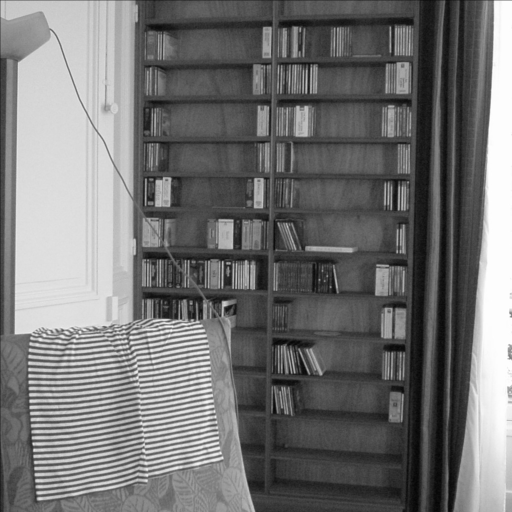
%> input picture Subpixel/TP/TP2/codes/images/room.pgm, 512 x 512 px
$ octave main.m   (GNU Octave 9; MATLAB toolbox functions it lacks are replaced by stand-ins)
%> lines starting %> are read from the running program, lines starting %| are printed output that depends on the picture
### Subpixel/TP/TP2/codes/gradn_bilateral.m
function [ v ] = gradn_bilateral( u )
%This function calculates the bilateral gradient of an image
    [m, n] = size(u);
    v = sqrt((u(3:m, 2:n-1) - u(1:m-2, 2:n-1)).^2 + (u(2:m-1, 3:n) - u(2:m-1, 1:n-2)).^2);

end

### Subpixel/TP/TP2/codes/iptools/fftzoom.m
function v = fftzoom(u,z)
%------------------------------ FFTZOOM ------------------------------
% Zoom / Unzoom of an image with Fourier interpolation
% (zero-padding / frequency cutoff)
%
% author: Lionel Moisan
%
% v1.0 (10/2017): first version (LM)

  if nargin==1
    z = 2;
  end
  [ny,nx] = size(u);
  mx = floor(z*nx);
  my = floor(z*ny);
  dx = floor(nx/2)-floor(mx/2);
  dy = floor(ny/2)-floor(my/2);
  if z>=1
    %===== zoom in
    v = zeros([my,mx]);
    v(-dy+1:-dy+ny,-dx+1:-dx+nx) = fftshift(fft2(u));
  else
    %===== zoom out
    f = fftshift(fft2(u));
    v = f(dy+1:dy+my,dx+1:dx+mx);
    if mod(mx,2)==0
      v(:,1) = 0;  % cancel non-Shannon frequencies
    end
    if mod(my,2)==0
      v(1,:) = 0;  % cancel non-Shannon frequencies
    end
  end
  v = z*z*real(ifft2(ifftshift(v)));

### Subpixel/TP/TP2/codes/main.m
%---------------- TP2 ---------------%

%%% Exercice 4 - Echantillonnage

%% Q1
u = double(imread('room.pgm'))/255;
%> u: size 512x512 double; min 0.0196, max 0.996, mean 0.454
imshow(u);

lambda = 3;
v = u(1:lambda:end,1:lambda:end);
w = kron(v,ones(lambda));
[ny,nx] = size(u);
%> ny = 512; nx = 512
figure(1);
imshow([u,w(1:ny,1:nx)]);

%% Q2
u = double(imread('room.pgm'))/255;
[ny,nx] = size(u);

llambda = [3, 4, 5, 6];
n = length(llambda);

figure(2);
for i = 1:n
    lambd = llambda(i);
    v = u(1:lambd:end,1:lambd:end);
    w = kron(v,ones(lambd));

    subplot(1, n, i);
    imshow(w(1:ny,1:nx));
    title(['lambda = ', num2str(lambd)]);
    hold on;
end
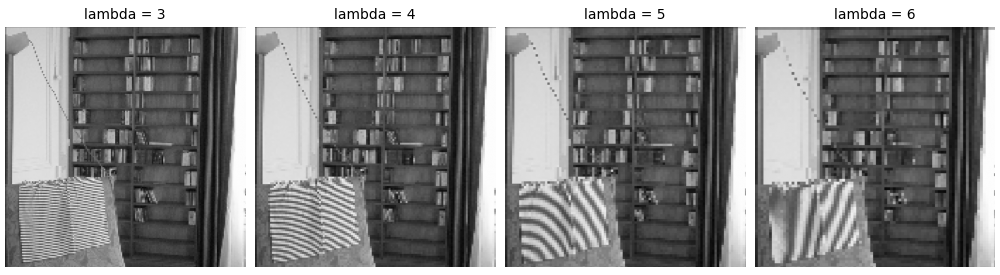
%> figure redrawn from the program's plot data, 4 panels

%% Q3

f = zeros(512);
f(190,50) = 2;
[w, h] = size(f);

a = -h/2;
b = h/2-1;

onde = real(ifft2(f));

figure(3);
subplot(1, 3, 1);
imshow(onde,[])
title('Onde');
subplot(1, 3, 2);
imshow(fftshift(abs(fft2(onde))),[],'xdata',a:b,'ydata',a:b)
title('FT before sampling')

lambda = 2;
v = onde(1:lambda:end,1:lambda:end);
[nw, nh] = size(v);
onde_fft = fft2(v);
na = -nh / 2;
nb = nh / 2 - 1;

subplot(1, 3, 3);
imshow(fftshift(abs(onde_fft)),[], 'xdata',na:nb,'ydata',na:nb);
title('FT after sampling')
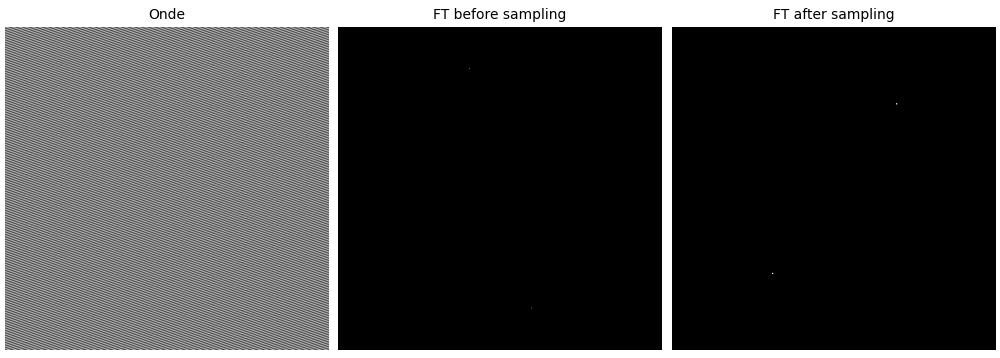
%> figure redrawn from the program's plot data, 3 panels

%%% Exercice 5

%% Q1

f = zeros(512);
f(190,50) = 2;
onde = real(ifft2(f));
figure(4);
subplot(1, 2, 1);
imshow(onde,[])
title('onde');
subplot(1, 2, 2);
imshow(onde.^2,[]);
title('onde square');
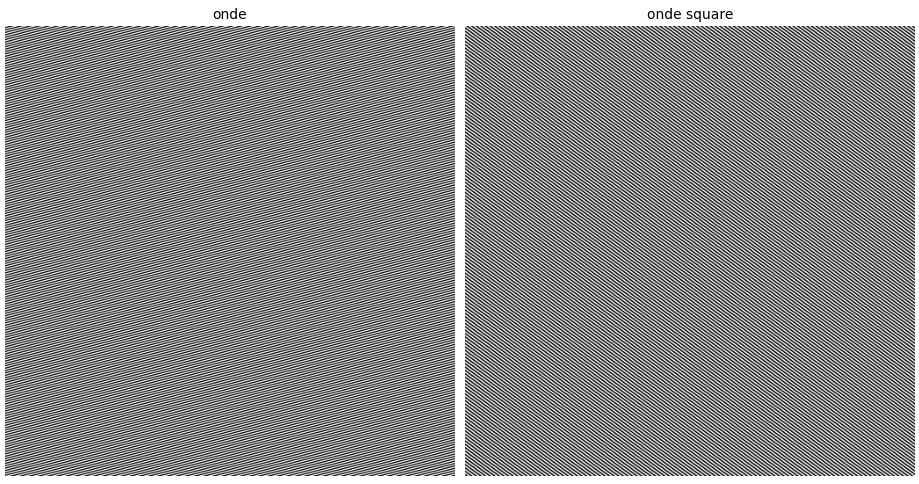
%> figure redrawn from the program's plot data, 2 panels

%% Q2

onde_new = fftzoom(onde,2);
figure(5);
subplot(1, 3, 1);
imshow(onde,[]);
title('onde');
subplot(1, 3, 2);
imshow(onde.^2,[]);
title('onde square');
subplot(1, 3, 3);
imshow(onde_new.^2,[]);
title('onde sauqre (upsampling)')
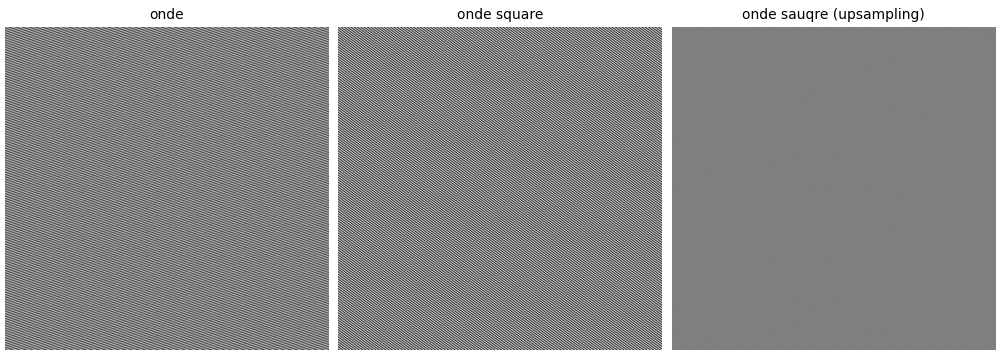
%> figure redrawn from the program's plot data, 3 panels

%% Q3

u = double(imread('nimes.pgm'))/255;
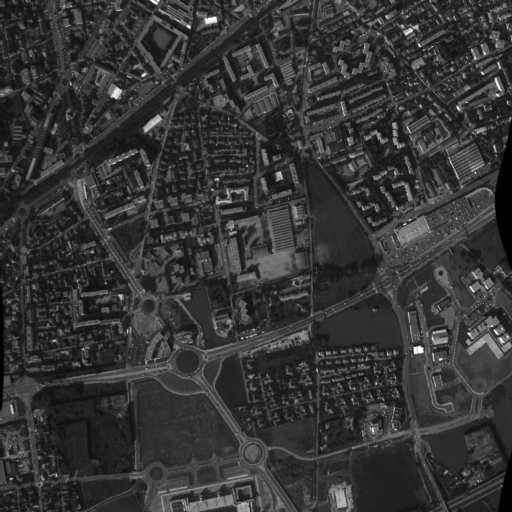
%> input picture Subpixel/TP/TP2/codes/images/nimes.pgm, 512 x 512 px
%> u: size 512x512 double; min 0, max 1, mean 0.211
figure(6);
subplot(1, 3, 1);
imshow(u, []);
title('Raw Image');
subplot(1, 3, 2);
%gradu = gradn(u);
gradu = gradn_bilateral(u);
%> in gradn_bilateral, `v = sqrt((u(3:m, 2:n-1) - u(1:m-2, 2:n-1)).^2 + (u(2:m-1, 3:n) - u(2:m..`:
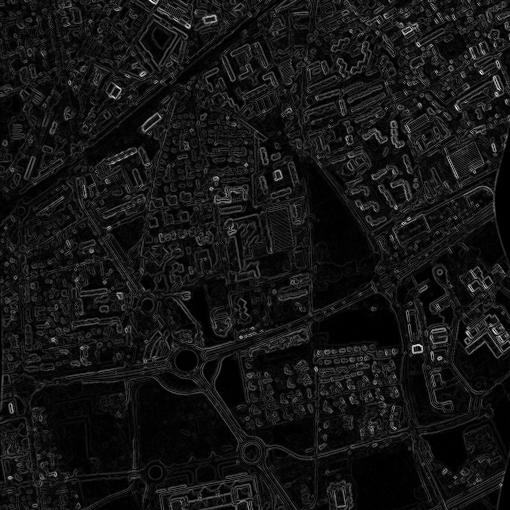
%> v: size 510x510 double; min 0, max 1.04, mean 0.0849; drawn with min black and max white
imshow(gradu, []);
%title('Grad Image');
title('Bilateral Grad Image');
subplot(1, 3, 3);
imshow(gradu(260:300, 210:250), []);
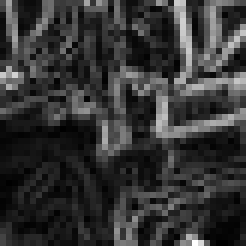
%> displayed picture: size 41x41, on the screen's scale of 0 to 255 (shown 6 times larger); min 0, max 255, mean 52.4
title('Grad Image (Detail)');
